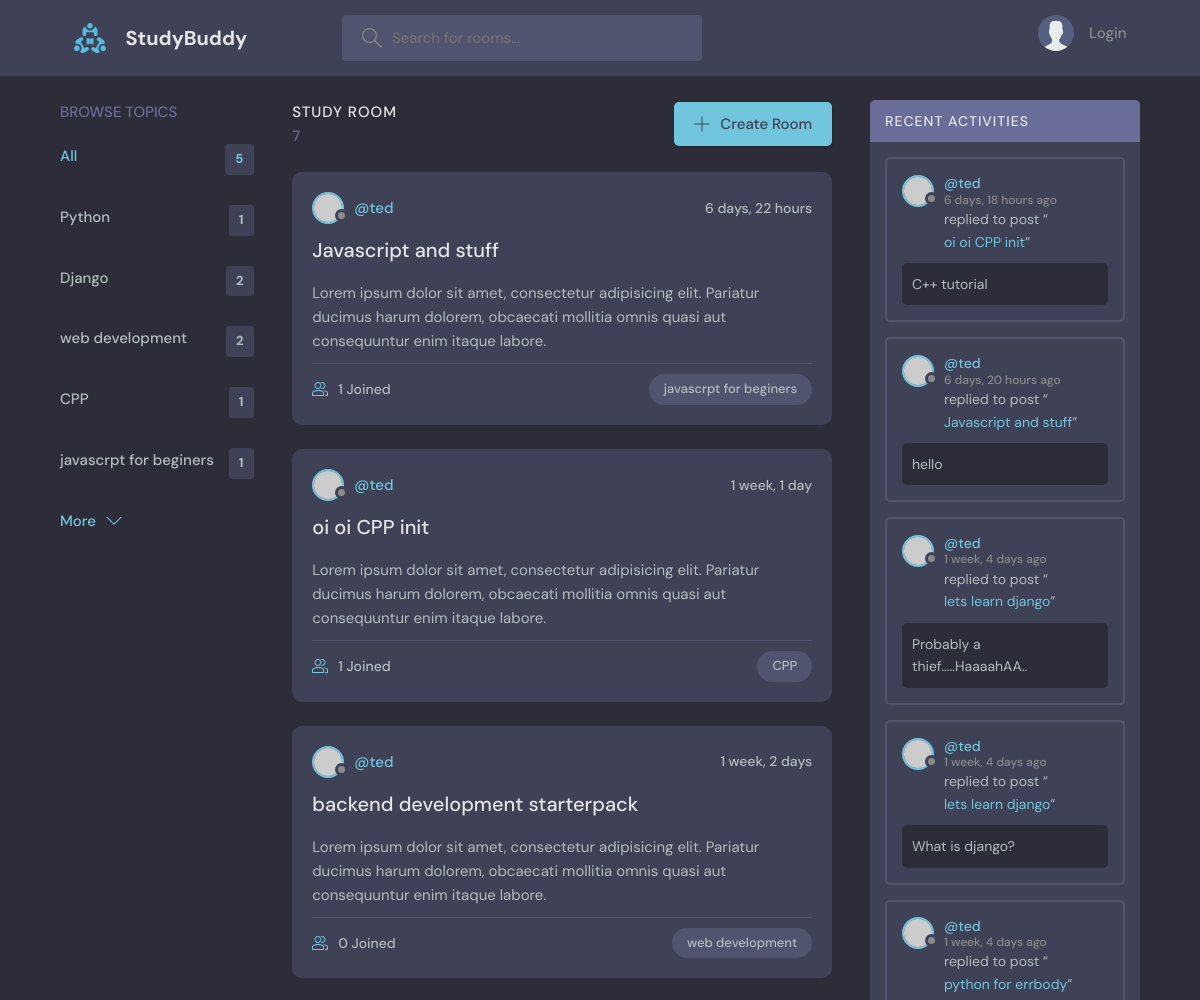
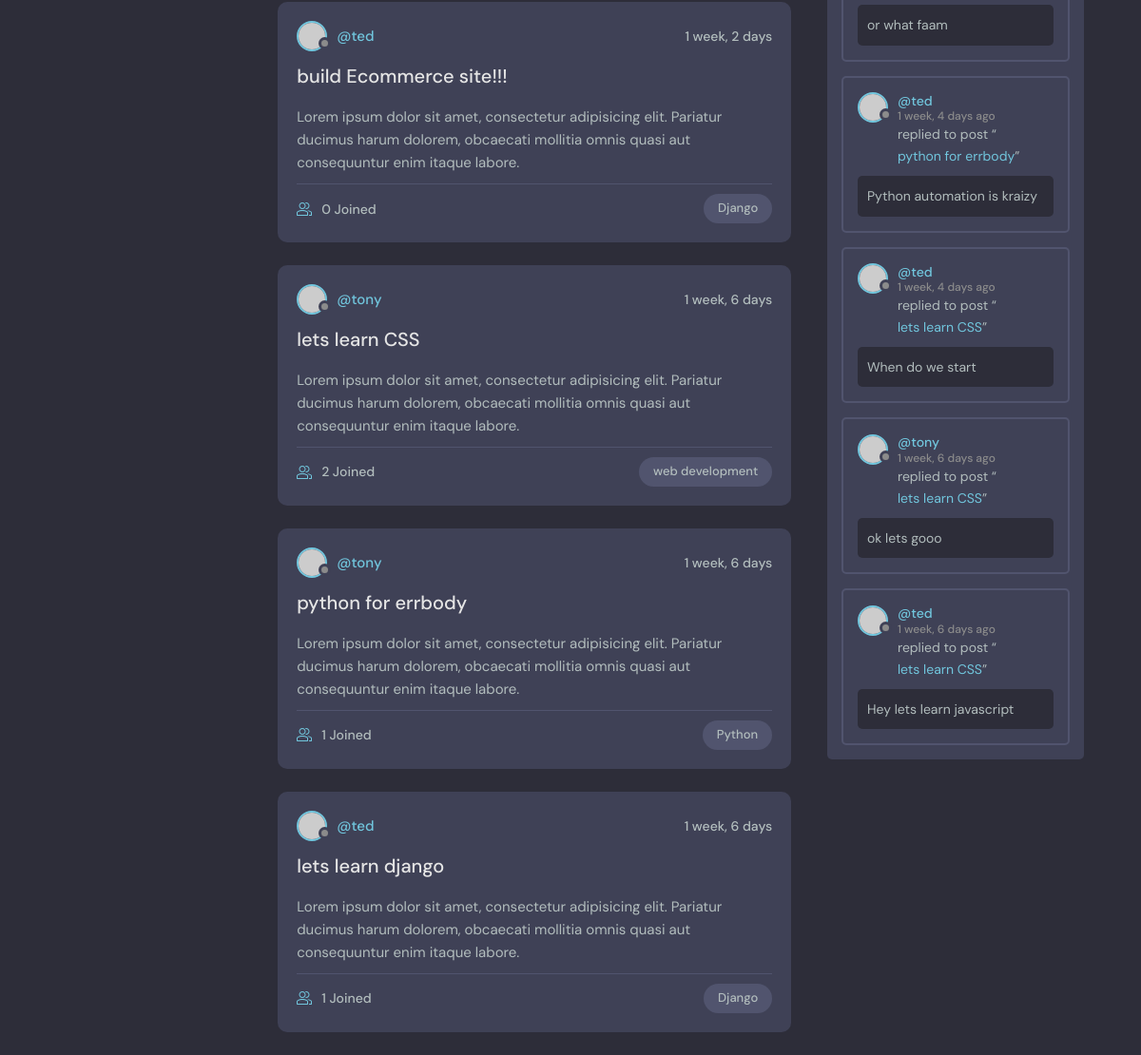
The page / on the database its author committed (2 pictures, top to bottom).
### base/models.py (models this page shows, shortened)
class Topic(models.Model):
    name = models.CharField(max_length=200)

class Room(models.Model):
    host = models.ForeignKey(User, on_delete=models.SET_NULL, null=True)
    topic = models.ForeignKey(Topic, on_delete=models.SET_NULL, null=True)
    name = models.CharField(max_length=200)
    description = models.TextField(null=True, blank=True)
    participants = models.ManyToManyField(User, related_name='participants', blank=True)
    updated = models.DateTimeField(auto_now=True)
    created = models.DateTimeField(auto_now_add=True)
    class Meta:
        ordering =  ['-updated', '-created']
    def __str__(self):
        return self.name

class Message(models.Model):
    user = models.ForeignKey(User, on_delete=models.CASCADE)
    room = models.ForeignKey(Room, on_delete=models.CASCADE)
    body = models.TextField()
    updated = models.DateTimeField(auto_now_add=True)
    created = models.DateTimeField(auto_now_add=True)
    class Meta:
        ordering =  ['-updated', '-created']

### base/views.py (the view)
# urls.py: path('', views.home, name="home"),
def home(request):
    q = request.GET.get('q') if request.GET.get('q') != None else ''
    rooms = Room.objects.filter(
        Q(topic__name__icontains=q) |
        Q(name__icontains=q) |
        Q(description__icontains=q)
    )
    topics = Topic.objects.all()
    room_count = rooms.count()
    room_messages = Message.objects.filter(Q(room__topic__name__icontains=q))
    context = {'rooms': rooms, 'topics': topics, 'room_count': room_count, 'room_messages': room_messages}
    return render(request, 'base/home.html', context)

### base/templates/base/home.html (shortened to what this page needs)
{% extends 'main.html' %}
{% block content %}
    <main class="layout layout--3">
      <div class="container">
        {% include 'base/topics_component.html' %}
        <div class="roomList">
          <div class="roomList__header">
            <div>
              <h2>Study Room</h2>
              <p>{{room_count}}</p>
            </div>
            <a class="btn btn--main" href="{% url 'create-room' %}">
              <svg version="1.1" xmlns="http://www.w3.org/2000/svg" width="32" height="32" viewBox="0 0 32 32">
                <title>add</title>
                <path
                  d="M16.943 0.943h-1.885v14.115h-14.115v1.885h14.115v14.115h1.885v-14.115h14.115v-1.885h-14.115v-14.115z"
                ></path>
              </svg>
              Create Room
            </a>
          </div>
          {% include 'base/feed_component.html' %}
        </div>
        {% include 'base/activity_component.html' %}
      </div>
    </main>
{% endblock %}

### base/templates/base/topics_component.html
<div class="topics">
    <div class="topics__header">
      <h2>Browse Topics</h2>
    </div>
    <ul class="topics__list">
      <li>
        <a href="{% url 'home' %}" class="active">All <span>{{topics.count}}</span></a>
      </li>
    {% for topic in topics %}
      <li>
        <a href="{% url 'home' %}?q={{topic.name}}">{{topic.name}}<span>{{topic.room_set.all.count}}</span></a>
      </li>
    {% endfor %}
    </ul>
    <a class="btn btn--link" href="topics.html">
      More
      <svg version="1.1" xmlns="http://www.w3.org/2000/svg" width="32" height="32" viewBox="0 0 32 32">
        <title>chevron-down</title>
        <path d="M16 21l-13-13h-3l16 16 16-16h-3l-13 13z"></path>
      </svg>
    </a>
  </div>

### base/templates/base/feed_component.html (shortened to what this page needs)
{% for room in rooms %}
<div class="roomListRoom">
    <div class="roomListRoom__header">
      <a href="{% url 'user-profile' room.host.id %}" class="roomListRoom__author">
        <div class="avatar avatar--small">
          <img src="https://randomuser.me/api/portraits/women/11.jpg" />
        </div>
        <span>@{{room.host.username}}</span>
      </a>
      <div class="roomListRoom__actions">
        <span>{{room.created|timesince}}</span>
      </div>
    </div>
    <div class="roomListRoom__content">
      <a href="{% url 'room' room.id %}">{{room.name}}</a>
      <p>
        Lorem ipsum dolor sit amet, consectetur adipisicing elit. Pariatur ducimus harum dolorem, obcaecati
        mollitia omnis quasi aut consequuntur enim itaque labore.
      </p>
    </div>
    <div class="roomListRoom__meta">
      <a href="{% url 'room' room.id %}" class="roomListRoom__joined">
        {{room.participants.all.count}} Joined
      </a>
      <p class="roomListRoom__topic">{{room.topic.name}}</p>
    </div>
  </div>
{% endfor %}

### base/templates/base/activity_component.html (shortened to what this page needs)
<div class="activities">
    <div class="activities__header">
      <h2>Recent Activities</h2>
    </div>
    {% for message in room_messages %}
    <div class="activities__box">
      <div class="activities__boxHeader roomListRoom__header">
        <a href="{% url 'user-profile' message.user.id %}" class="roomListRoom__author">
          <div class="avatar avatar--small">
            <img src="https://randomuser.me/api/portraits/women/11.jpg" />
          </div>
          <p>
            @{{message.user}}
            <span>{{message.created|timesince}} ago</span>
          </p>
        </a>
      </div>
      <div class="activities__boxContent">
        <p>replied to post “<a href="{% url 'room' message.room.id %}">{{message.room}}</a>”</p>
        <div class="activities__boxRoomContent">
            {{message.body}}
        </div>
      </div>
    </div>
    {% endfor %}
  </div>

### rows shown on the page
Topic: name "Python", room_set.all.count "1"
Topic: name "Django", room_set.all.count "2"
Topic: name "web development", room_set.all.count "2"
Topic: name "CPP", room_set.all.count "1"
Topic: name "javascrpt for beginers", room_set.all.count "1"
Room: host.username "ted", created "6 days, 22 hours", name "Javascript and stuff", participants.all.count "1", topic.name "javascrpt for beginers"
Room: host.username "ted", created "1 week, 1 day", name "oi oi CPP init", participants.all.count "1", topic.name "CPP"
Room: host.username "ted", created "1 week, 2 days", name "backend development starterpack", participants.all.count "0", topic.name "web development"
Room: host.username "ted", created "1 week, 2 days", name "build Ecommerce site!!!", participants.all.count "0", topic.name "Django"
Room: host.username "tony", created "1 week, 6 days", name "lets learn CSS", participants.all.count "2", topic.name "web development"
Room: host.username "tony", created "1 week, 6 days", name "python for errbody", participants.all.count "1", topic.name "Python"
Room: host.username "ted", created "1 week, 6 days", name "lets learn django", participants.all.count "1", topic.name "Django"
Message: user "ted", created "6 days, 18 hours", room "oi oi CPP init", body "C++ tutorial"
Message: user "ted", created "6 days, 20 hours", room "Javascript and stuff", body "hello"
Message: user "ted", created "1 week, 4 days", room "lets learn django", body "Probably a thief.....HaaaahAA.."
Message: user "ted", created "1 week, 4 days", room "lets learn django", body "What is django?"
Message: user "ted", created "1 week, 4 days", room "python for errbody", body "or what faam"
Message: user "ted", created "1 week, 4 days", room "python for errbody", body "Python automation is kraizy"
Message: user "ted", created "1 week, 4 days", room "lets learn CSS", body "When do we start"
Message: user "tony", created "1 week, 6 days", room "lets learn CSS", body "ok lets gooo"
Message: user "ted", created "1 week, 6 days", room "lets learn CSS", body "Hey lets learn javascript"

### other values the page prints
{{ topics.count }} "5"
{{ room_count }} "7"
